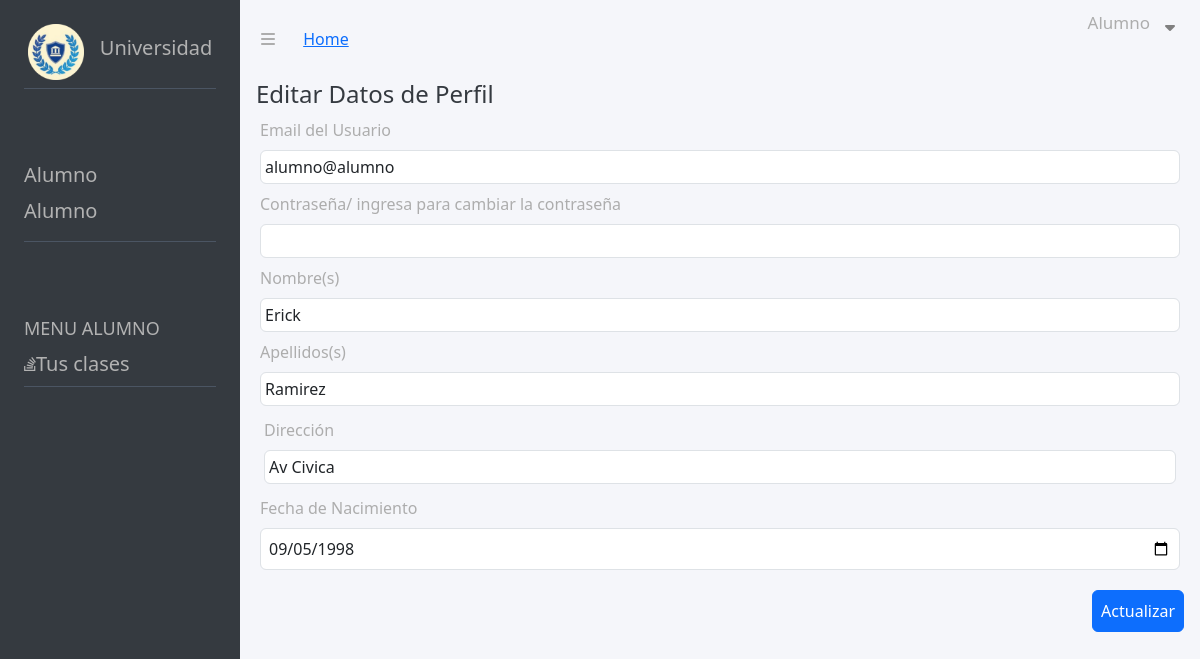
/views_Alumno/profile_alumno.php (signed in), run on the app's committed database.
### tables this page shows
CREATE TABLE IF NOT EXISTS `usuarios_datos` (
  `id_ud` int NOT NULL AUTO_INCREMENT,
  `DNI` varchar(20) DEFAULT NULL,
  `Nombre` varchar(100) DEFAULT NULL,
  `Apellido` varchar(100) DEFAULT NULL,
  `Correo` varchar(150) DEFAULT NULL,
  `Contra` varchar(250) DEFAULT NULL,
  `Direccion` varchar(200) DEFAULT NULL,
  `Fecha_Nacimiento` date DEFAULT NULL,
  `Estado` varchar(20) DEFAULT NULL,
  `rol_id` int DEFAULT NULL,
  `materia_id` int DEFAULT NULL,
  PRIMARY KEY (`id_ud`),
  KEY `rol_id` (`rol_id`),
  KEY `fk_materia` (`materia_id`)
);

### views_Alumno/profile_alumno.php (the view, shortened to what this page needs)
<!DOCTYPE html>
<html lang="es">
<head>
    <link rel="stylesheet" href="https://cdnjs.cloudflare.com/ajax/libs/font-awesome/6.4.0/css/all.min.css" />
    <link href="/dist/output.css" rel="stylesheet">
    <link rel="stylesheet" href="https://cdnjs.cloudflare.com/ajax/libs/twitter-bootstrap/5.3.0/css/bootstrap.min.css">
    <link rel="stylesheet" href="https://cdn.datatables.net/1.13.6/css/dataTables.bootstrap5.min.css">
    <link rel="stylesheet" href="/css/style.css">
</head>
<body>
    <main class="flex flex-col md:flex-row h-screen w-full ">
        <section class="flex flex-col w-full md:w-1/5 bg-[#353A40] text-[#B2B2B2]">
            <div class=" p-4 mb-4">
                <div class="flex justify-center items-center border-b border-gray-600 pb-2">
                    <img src="/img/circlelogo.png" alt="Logo" class="w-14 h-14 mr-4">
                    <h2 class="text-xl">Universidad</h2>
                </div>
            </div>
            <div class="p-4 mb-4">
                <div class="flex flex-col border-b border-gray-600 pb-2">
                    <h2 class="text-xl">Alumno</h2>
                    <h2 class="text-xl">Alumno</h2>
                </div>
            </div>
            <div class="p-4 mb-4 flex flex-col ">
                <h2 class="text-lg">MENU ALUMNO</h2>
                <div class="flex flex-row items-center border-b border-gray-600 pb-2 cursor-pointer hover:bg-gray-100">
                    <span class="cursor-pointer"><i class="fa-brands fa-stack-overflow"></i></span>
                    <form action="/views_Alumno/class_Admin.php" method="post">
                        <button class="text-xl">Tus clases</button>
                    </form>
                </div>
            </div>
        </section>
        <section class="w-full md:w-4/5 h-auto bg-[#F5F6FA] text-[#ADADAD] ">
            <nav>
                <div id="isologotipo" class="">
                    <span class="pl-4 pr-4 mr-2 cursor-pointer"><i class="fa-solid fa-bars"></i></span>
                    <a href="/views_Alumno/alumno.php">Home</a>
                </div>
                <ul>
                    <div id="toggleContainer">
                        <p>Alumno</p>
                        <div id="toggleIcons">
                            <i class="fa-solid fa-sort-down"></i>
                        </div>
                    </div>
                </ul>
            </nav>
            <div class="pl-4  w-full h-auto flex ">
                <div class="pr-4flex-grow flex items-center">
                    <button class="text-[#353A40] text-2xl cursor-pointer">Editar Datos de Perfil</button>
                </div>
            </div>
            <div class="container">
                <div class="table-responsive">
                    <?php
                    require_once("../handle_db/connection.php");
                    $usuario_id = $_SESSION['usuario_id'];
                    if ($_SESSION['rol_id'] == 3) {
                        $query = "SELECT * FROM usuarios_datos WHERE id_ud = :usuario_id";
                        $stmt = $pdo->prepare($query);
                        $stmt->bindParam(':usuario_id', $usuario_id, PDO::PARAM_INT);
                        $stmt->execute();
                        if ($row = $stmt->fetch(PDO::FETCH_ASSOC)) {
                    ?>
                            <form method="post" action="../handle_db/maestro_profile_edit.php" class="p-1">
                                <div class="p-1">
                                    <label for="exampleInputEmail1" class="form-label">Email del Usuario</label>
                                    <input type="email" class="form-control p-1" name="Email" value="<?= $row["Correo"] ?>">
                                </div>
                                <div class="p-1">
                                    <label for="exampleInputEmail1" class="form-label">Contraseña/ ingresa para cambiar la contraseña</label>
                                    <input type="password" class="form-control p-1" name="Contra" value="">
                                </div>
                                <div class="p-1">
                                    <label for="exampleInputEmail1" class="form-label">Nombre(s)</label>
                                    <input type="text" class="form-control p-1" name="Nombre" value="<?= $row["Nombre"] ?>">
                                </div>
                                <div class="p-1">
                                    <label for="exampleInputEmail1" class="form-label">Apellidos(s)</label>
                                    <input type="text" class="form-control p-1" name="Apellido" value="<?= $row["Apellido"] ?>">
                                </div>
                                <div class="p-2">
                                    <label for="exampleInputEmail1" class="form-label">Dirección</label>
                                    <input type="text" class="form-control p-1" name="Direccion" value="<?= $row["Direccion"] ?>">
                                </div>
                                <div class="p-1">
                                    <label for="exampleInputEmail1" class="form-label">Fecha de Nacimiento</label>
                                    <input type="date" class="form-control p-2" name="Fecha_Nacimiento" value="<?= $row["Fecha_Nacimiento"] ?>">
                                </div>
                                <div class="flex justify-end pt-3">
                                    <button type="submit" class="btn btn-primary p-2">Actualizar</button>
                                </div>
                            </form>
                    <?php
                        } else {
                            echo "El usuario no fue encontrado.";
                        }
                    } else {
                        echo "No tienes permiso para acceder a esta página.";
                    }
                    ?>
                </div>
            </div>
        </section>
    </main>
</body>
</html>

### css/style.css (style rules this page uses)
nav { display: flex; justify-content: space-between; align-items: center; padding-left: 5px; padding-right: 5px; }
#toggleContainer { display: flex; align-items: center; padding: 10px; gap: 5px; }
#toggleContainer p { font-size: 17px; }
#toggleIcons { display: flex; justify-content: center; text-align: center; flex-direction: column; align-items: center; }
#toggleIcons i { color: gray; width: 30px; height: 30px; }

### data on the page
usuarios_datos: Email "alumno@alumno", Nombre "Erick", Apellido "Ramirez", Direccion "Av Civica", Fecha_Nacimiento "09/05/1998"
